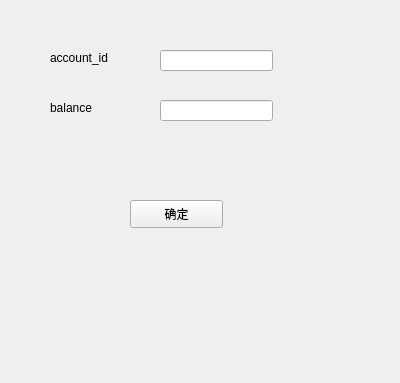
<?xml version="1.0" encoding="UTF-8"?>
<ui version="4.0">
 <class>register_repair_fund</class>
 <widget class="QWidget" name="register_repair_fund">
  <property name="geometry">
   <rect>
    <x>0</x>
    <y>0</y>
    <width>400</width>
    <height>383</height>
   </rect>
  </property>
  <property name="windowTitle">
   <string>register_repair_fund</string>
  </property>
  <widget class="QLabel" name="label">
   <property name="geometry">
    <rect>
     <x>50</x>
     <y>100</y>
     <width>72</width>
     <height>15</height>
    </rect>
   </property>
   <property name="text">
    <string>balance</string>
   </property>
  </widget>
  <widget class="QLabel" name="label_2">
   <property name="geometry">
    <rect>
     <x>50</x>
     <y>50</y>
     <width>81</width>
     <height>16</height>
    </rect>
   </property>
   <property name="text">
    <string>account_id</string>
   </property>
  </widget>
  <widget class="QLineEdit" name="id_lineEdit">
   <property name="geometry">
    <rect>
     <x>160</x>
     <y>50</y>
     <width>113</width>
     <height>21</height>
    </rect>
   </property>
  </widget>
  <widget class="QLineEdit" name="balance_lineEdit">
   <property name="geometry">
    <rect>
     <x>160</x>
     <y>100</y>
     <width>113</width>
     <height>21</height>
    </rect>
   </property>
  </widget>
  <widget class="QPushButton" name="pushButton">
   <property name="geometry">
    <rect>
     <x>130</x>
     <y>200</y>
     <width>93</width>
     <height>28</height>
    </rect>
   </property>
   <property name="text">
    <string>确定</string>
   </property>
  </widget>
 </widget>
 <resources/>
 <connections/>
</ui>
